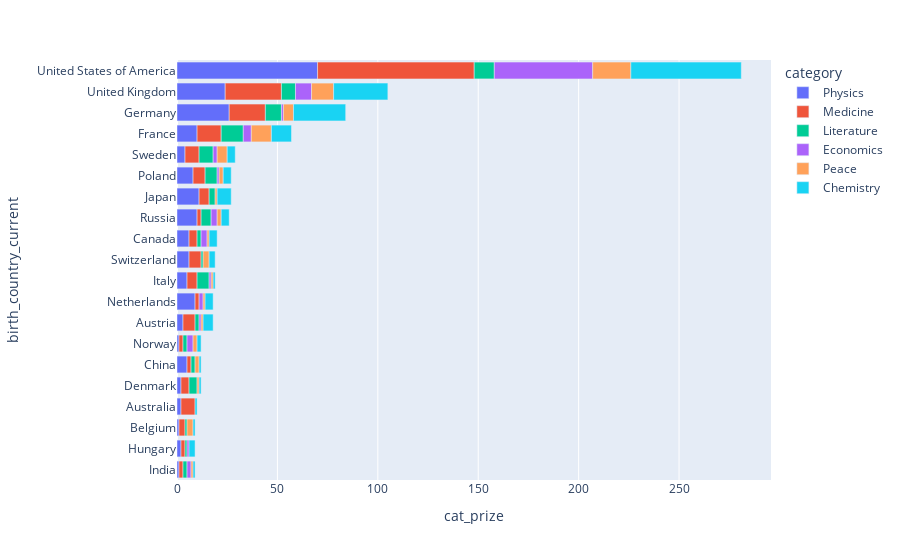

The notebook cell saved with this chart:
### Code cell
fig = px.bar(merged, x=merged['cat_prize'], y=merged['birth_country_current'], color=merged['category'])

fig.show()

### Figure 1 — Plotly figure (JSON) as saved in the notebook; plotly's stock layout.template omitted (floating-point values rounded to 4 significant figures)
{"data": [{"hovertemplate": "category=Physics<br>cat_prize=%{x}<br>birth_country_current=%{y}<extra></extra>", "legendgroup": "Physics", "marker": {"color": "#636efa", "pattern": {"shape": ""}}, "name": "Physics", "orientation": "h", "showlegend": true, "textposition": "auto", "type": "bar", "x": [1, 2, 1, 2, 2, 5, 1, 3, 9, 5, 6, 6, 10, 11, 8, 4, 10, 26, 24, 70], "xaxis": "x", "y": ["India", "Hungary", "Belgium", "Australia", "Denmark", "China", "Norway", "Austria", "Netherlands", "Italy", "Switzerland", "Canada", "Russia", "Japan", "Poland", "Sweden", "France", "Germany", "United Kingdom", "United States of America"], "yaxis": "y"}, {"hovertemplate": "category=Medicine<br>cat_prize=%{x}<br>birth_country_current=%{y}<extra></extra>", "legendgroup": "Medicine", "marker": {"color": "#EF553B", "pattern": {"shape": ""}}, "name": "Medicine", "orientation": "h", "showlegend": true, "textposition": "auto", "type": "bar", "x": [2, 2, 3, 7, 4, 2, 2, 2, 6, 5, 6, 4, 2, 5, 6, 7, 12, 18, 28, 78], "xaxis": "x", "y": ["Hungary", "India", "Belgium", "Australia", "Denmark", "China", "Norway", "Netherlands", "Austria", "Italy", "Switzerland", "Canada", "Russia", "Japan", "Poland", "Sweden", "France", "Germany", "United Kingdom", "United States of America"], "yaxis": "y"}, {"hovertemplate": "category=Literature<br>cat_prize=%{x}<br>birth_country_current=%{y}<extra></extra>", "legendgroup": "Literature", "marker": {"color": "#00cc96", "pattern": {"shape": ""}}, "name": "Literature", "orientation": "h", "showlegend": true, "textposition": "auto", "type": "bar", "x": [2, 1, 1, 4, 2, 2, 2, 1, 6, 2, 5, 6, 3, 7, 11, 8, 7, 10], "xaxis": "x", "y": ["India", "Belgium", "Hungary", "Denmark", "Norway", "China", "Austria", "Switzerland", "Italy", "Canada", "Russia", "Poland", "Japan", "Sweden", "France", "Germany", "United Kingdom", "United States of America"], "yaxis": "y"}, {"hovertemplate": "category=Economics<br>cat_prize=%{x}<br>birth_country_current=%{y}<extra></extra>", "legendgroup": "Economics", "marker": {"color": "#ab63fa", "pattern": {"shape": ""}}, "name": "Economics", "orientation": "h", "showlegend": true, "textposition": "auto", "type": "bar", "x": [2, 1, 3, 2, 1, 1, 3, 3, 1, 2, 4, 1, 8, 49], "xaxis": "x", "y": ["India", "Hungary", "Norway", "Netherlands", "Austria", "Italy", "Canada", "Russia", "Poland", "Sweden", "France", "Germany", "United Kingdom", "United States of America"], "yaxis": "y"}, {"hovertemplate": "category=Peace<br>cat_prize=%{x}<br>birth_country_current=%{y}<extra></extra>", "legendgroup": "Peace", "marker": {"color": "#FFA15A", "pattern": {"shape": ""}}, "name": "Peace", "orientation": "h", "showlegend": true, "textposition": "auto", "type": "bar", "x": [3, 1, 2, 2, 1, 1, 1, 1, 3, 1, 2, 1, 2, 5, 10, 5, 11, 19], "xaxis": "x", "y": ["Belgium", "India", "Norway", "China", "Denmark", "Austria", "Netherlands", "Italy", "Switzerland", "Canada", "Russia", "Japan", "Poland", "Sweden", "France", "Germany", "United Kingdom", "United States of America"], "yaxis": "y"}, {"hovertemplate": "category=Chemistry<br>cat_prize=%{x}<br>birth_country_current=%{y}<extra></extra>", "legendgroup": "Chemistry", "marker": {"color": "#19d3f3", "pattern": {"shape": ""}}, "name": "Chemistry", "orientation": "h", "showlegend": true, "textposition": "auto", "type": "bar", "x": [3, 1, 1, 1, 2, 1, 1, 4, 5, 1, 3, 4, 4, 7, 4, 4, 10, 26, 27, 55], "xaxis": "x", "y": ["Hungary", "Belgium", "India", "Australia", "Norway", "Denmark", "China", "Netherlands", "Austria", "Italy", "Switzerland", "Canada", "Russia", "Japan", "Poland", "Sweden", "France", "Germany", "United Kingdom", "United States of America"], "yaxis": "y"}], "layout": {"barmode": "relative", "legend": {"title": {"text": "category"}, "tracegroupgap": 0}, "margin": {"t": 60}, "xaxis": {"anchor": "y", "domain": [0, 1], "title": {"text": "cat_prize"}}, "yaxis": {"anchor": "x", "domain": [0, 1], "title": {"text": "birth_country_current"}}}}
